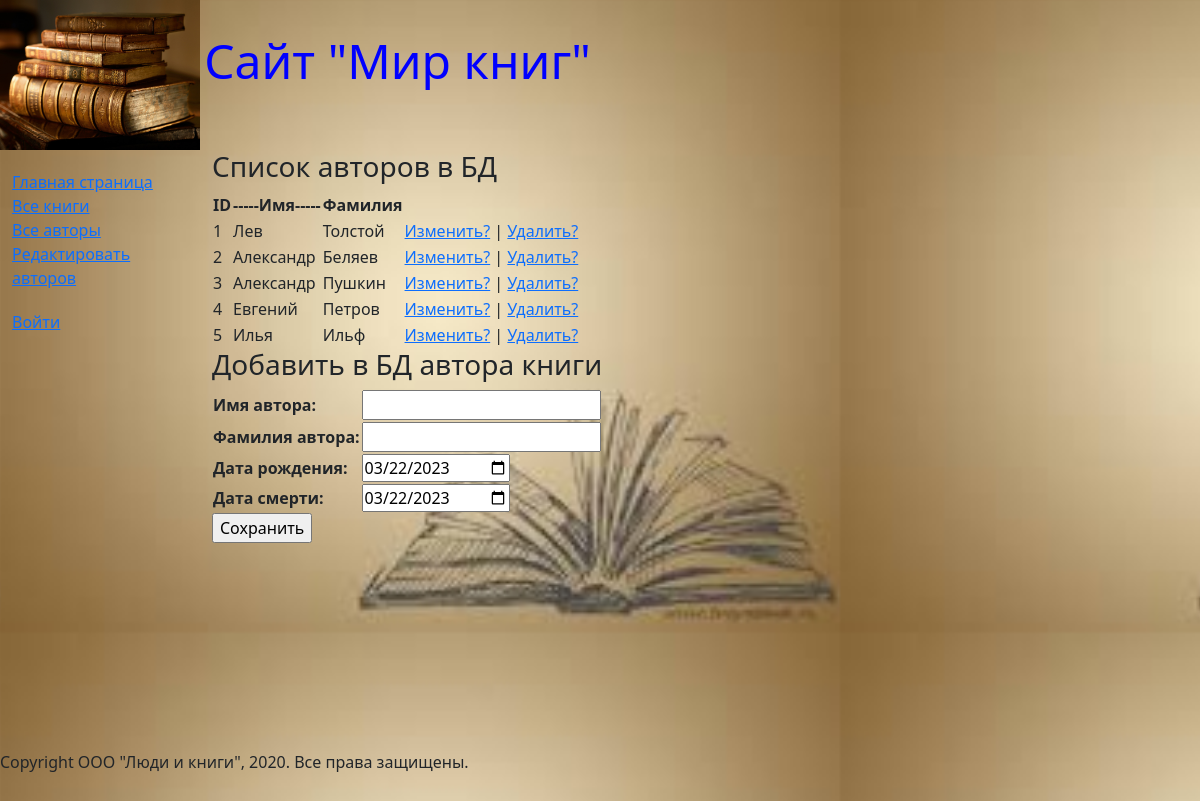
Before: /authors_add/ with the older database file.
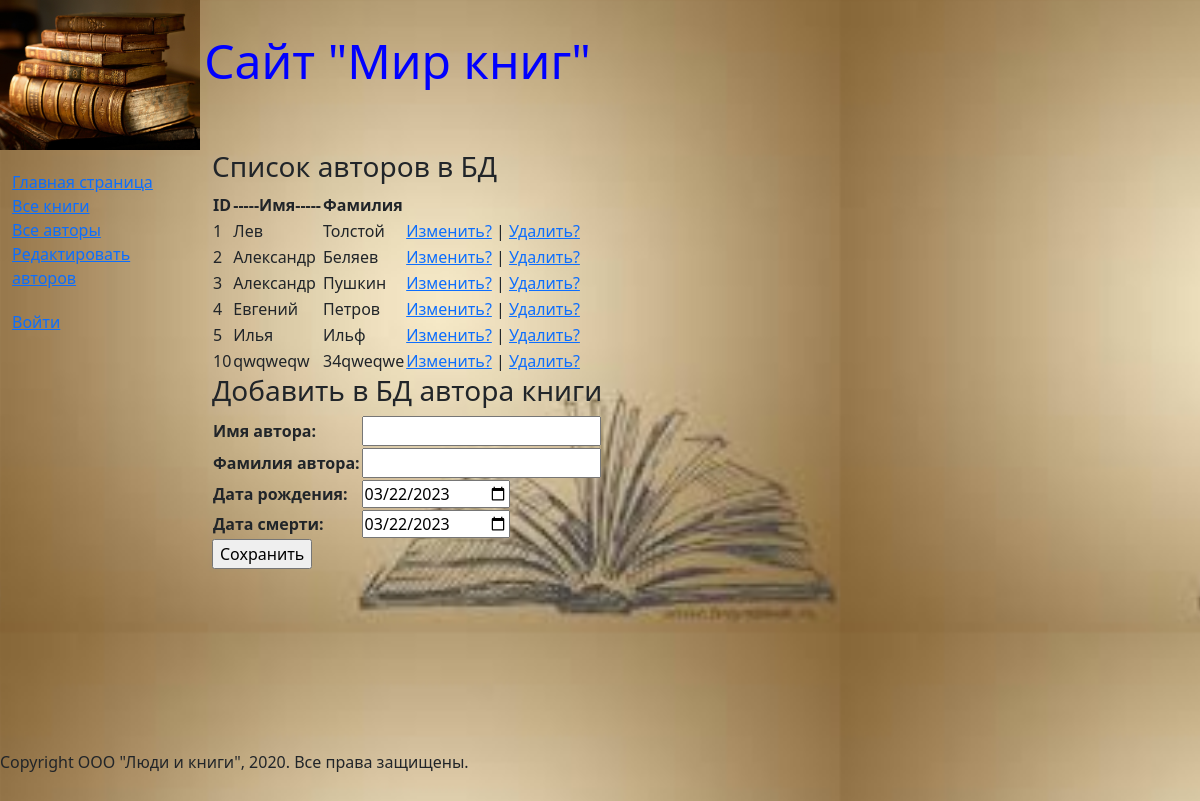
After: the same page with the newer database file.
### catalog/models.py (models this page shows, shortened)
class Author(models.Model):
    objects = None
    first_name = models.CharField(max_length=100, help_text="Введите имя автора", verbose_name="Имя автора")
    last_name = models.CharField(max_length=100, help_text="Введите фамилию автора", verbose_name="Фамилия автора")
    date_of_birth = models.DateField(help_text="Введите дату рождения", verbose_name="Дата рождения", blank=True,
                                     null=True)
    date_of_death = models.DateField(help_text="Введите дату смерти", verbose_name="Дата смерти", null=True, blank=True)

### catalog/views.py (the view)
# urls.py: path('authors_add/', views.authors_add, name='authors_add'),
def authors_add(request):
    author = Author.objects.all()
    authorsform = AuthorsForm()
    return render(request, 'catalog/authors_add.html', {'form': authorsform, 'author': author})

### catalog/forms.py
class AuthorsForm(forms.Form):
    first_name = forms.CharField(label='Имя автора')
    last_name = forms.CharField(label='Фамилия автора')
    date_of_birth = forms.DateField(label='Дата рождения', initial=format(date.today()),
                                    widget=forms.widgets.DateInput(attrs={'type': 'date'}))
    date_of_death = forms.DateField(label='Дата смерти', initial=format(date.today()),
                                    widget=forms.widgets.DateInput(attrs={'type': 'date'}))

### templates/catalog/authors_add.html (shortened to what this page needs)
{% extends 'base_generic.html' %}
{% load static %}
{% block content %}
<h3>Список авторов в БД</h3>
<table>
    <thead>
    <th>ID</th>
    <th>-----Имя-----</th>
    <th>Фамилия</th>
    </thead>
    {% if author %}
    {% for author in author.all %}
    <tr>
        <td>{{ author.id }}</td>
        <td>{{ author.first_name }}</td>
        <td>{{ author.last_name }}</td>
        <td><a href="/edit/{{ author.id }}">Изменить?</a> | <a href="/delete/{{ author.id }}">Удалить?</a></td>
    </tr>
    {% endfor %}
    {% else %}
    <p>В базе данных нет авторов</p>
    {% endif %}
</table>
<h3>Добавить в БД автора книги</h3>
<form method="POST" action="/create/">
    <table>
        {{ form }}
    </table>
    <input type="submit" value="Сохранить">
</form>
{% endblock content %}

Changed rows visible on the page:
added Author: id "10", first_name "qwqweqw", last_name "34qweqwe"
